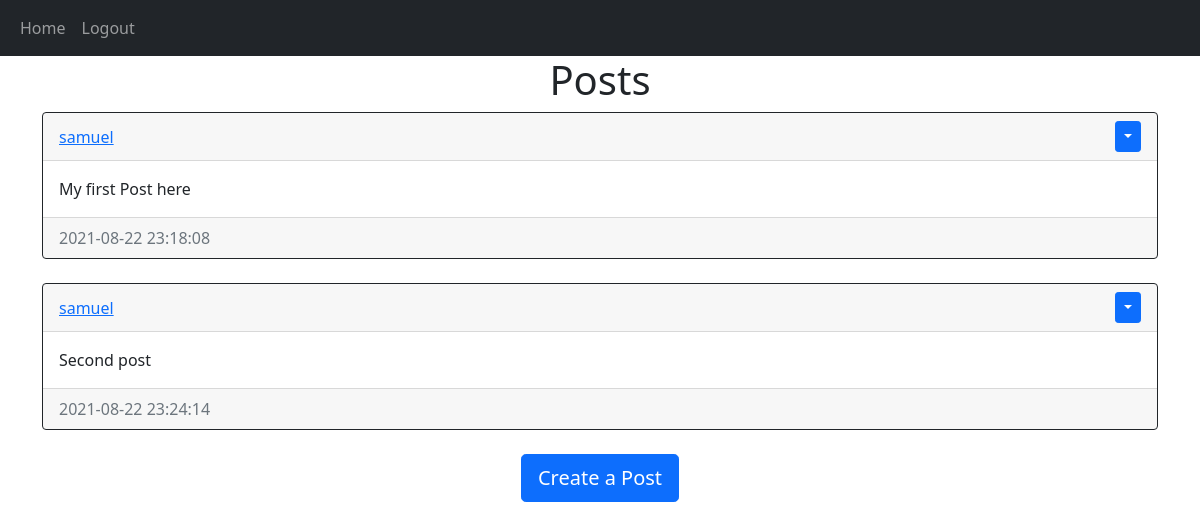
The page /home (signed in) on the database as committed earlier.
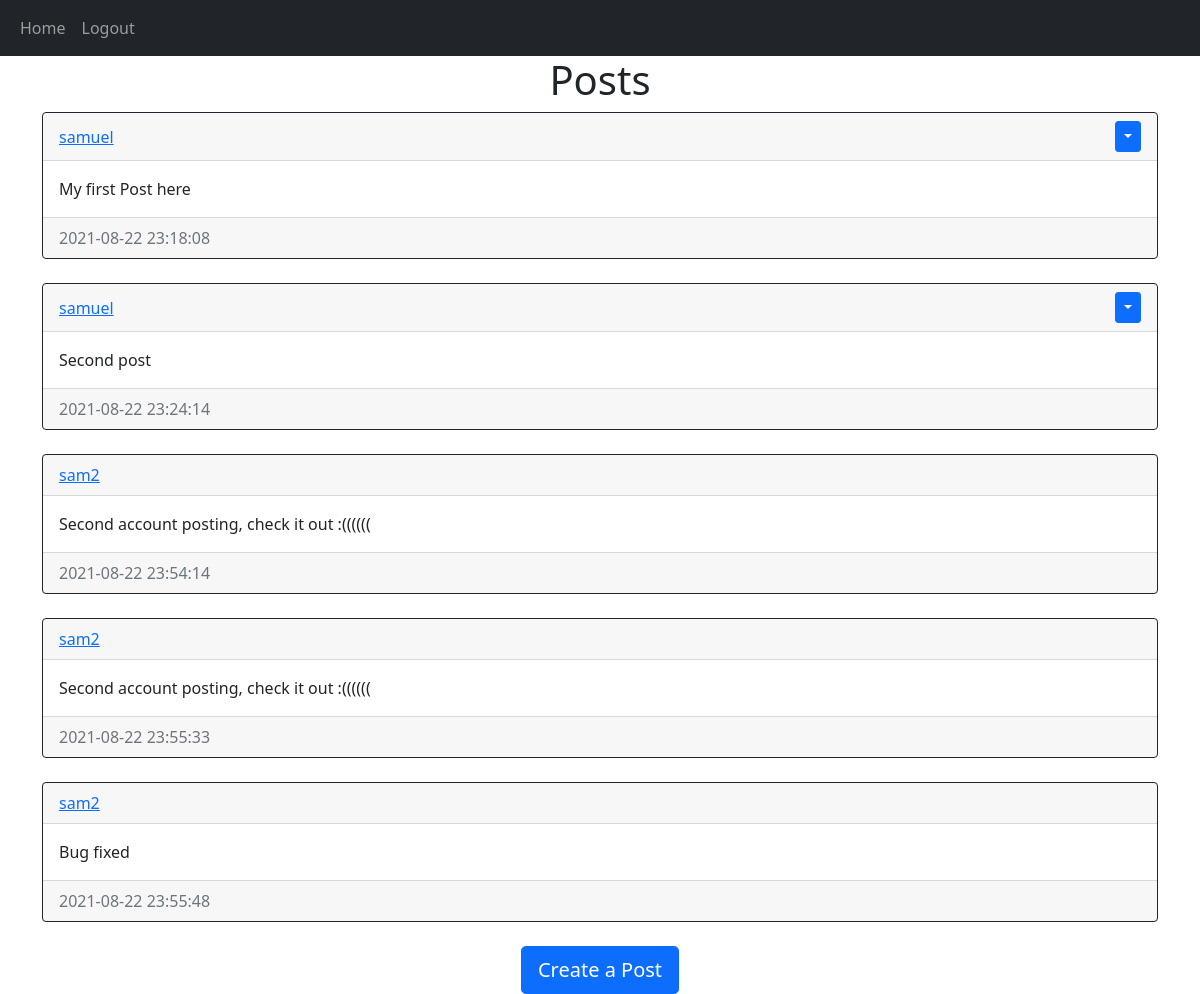
The same page on the database as committed later.
### website/models.py (models this page shows)
class Post(db.Model):
   id = db.Column(db.Integer, primary_key=True)
   text = db.Column(db.Text, nullable=False)
   date_created = db.Column(db.DateTime(timezone=True), default=func.now())
   author = db.Column(db.Integer, db.ForeignKey('user.id', ondelete="CASCADE"), nullable=False)

class User(db.Model, UserMixin):
   id = db.Column(db.Integer, primary_key=True)
   username = db.Column(db.String(64), unique=True)
   email = db.Column(db.String(150), unique=True)
   password = db.Column(db.String(128))
   date_created = db.Column(db.DateTime(timezone=True), default=func.now())
   posts = db.relationship('Post', backref="user", passive_deletes=True)

### website/views.py (the view)
@views.route('/')
@views.route('/home')
@login_required
def home():
    posts = Post.query.all()
    return render_template('home.html', user=current_user, posts=posts)

### website/__init__.py (called while the page is built)
def create_app():
   app = Flask(__name__)
   app.config['SECRET_KEY'] = 'samuelKey'
   app.config['SQLALCHEMY_DATABASE_URI'] = f'sqlite:///{DB_NAME}'
   db.init_app(app)
   from .views import views
   from .auth import auth
   app.register_blueprint(views, url_prefix='/')
   app.register_blueprint(auth, url_prefix='/')
   from .models import User, Post
   create_database(app)
   login_manager = LoginManager()
   login_manager.login_view = "auth.login"
   login_manager.init_app(app)
   @login_manager.user_loader
   def login_user(id):
      return User.query.get(int(id))
   return app

### website/templates/home.html
{% extends "posts_div.html" %} {% block title %}Home{% endblock %}

### website/templates/posts_div.html (shortened to what this page needs)
{% extends "base.html" %} {% block title %}Home{% endblock %} {% block content
%}
<h1 align="center">{% block header %}Posts{% endblock %}</h1>
<div id="posts">
   {% for post in posts %}
   <div class="card border-dark">
      <div class="card-header d-flex justify-content-between align-items-center">
         <a href="/posts/{{post.user.username}}">{{post.user.username}}</a>
         {% if user.id == post.author %}
         <div class="btn-group">
            <button type="button" class="btn btn-sm btn-primary dropdown-toggle" data-bs-toggle="dropdown"></button>
         </div>
         {% endif %}
      </div>
      <div class="card-body">
         <div class="card-text">{{post.text}}</div>
      </div>
      <div class="card-footer text-muted">{{post.date_created}}</div>
   </div>
   <br /> {% endfor %}
</div>
{% block footer %}
<div align="center">
   <a href="/create-post"><button type="button" class="btn btn-primary btn-lg">
         Create a Post
      </button></a>
</div>
{% endblock %} {% endblock %}

### website/templates/base.html (shortened to what this page needs)
<!DOCTYPE html>
<html lang="en">
<head>
   <link href="https://cdn.jsdelivr.net/npm/bootstrap@5.0.2/dist/css/bootstrap.min.css" rel="stylesheet"
 />
</head>
<body>
   <nav class="navbar navbar-expand-lg navbar-dark bg-dark">
      <div class="container-fluid">
         <div class="collapse navbar-collapse" id="navbar">
            <div class="navbar-nav">
               <a class="nav-item nav-link" href="/home">Home</a>
               {% if user.is_authenticated %}
               <a class="nav-item nav-link" href="/logout">Logout</a>
               {% else %}
               <a class="nav-item nav-link" href="/login">Login</a>
               <a class="nav-item nav-link" href="/sign-up">Sign Up</a>
               {% endif %}
            </div>
         </div>
      </div>
   </nav>
   <div class="container">{% block content %} {% endblock %}</div>
</body>
</html>

Rows that differ between the two databases and show on the page:
added Post: user.username "sam2", text "Second account posting, check it out :((((((", date_created "2021-08-22 23:54:14"
added Post: user.username "sam2", text "Second account posting, check it out :((((((", date_created "2021-08-22 23:55:33"
added Post: user.username "sam2", text "Bug fixed", date_created "2021-08-22 23:55:48"
